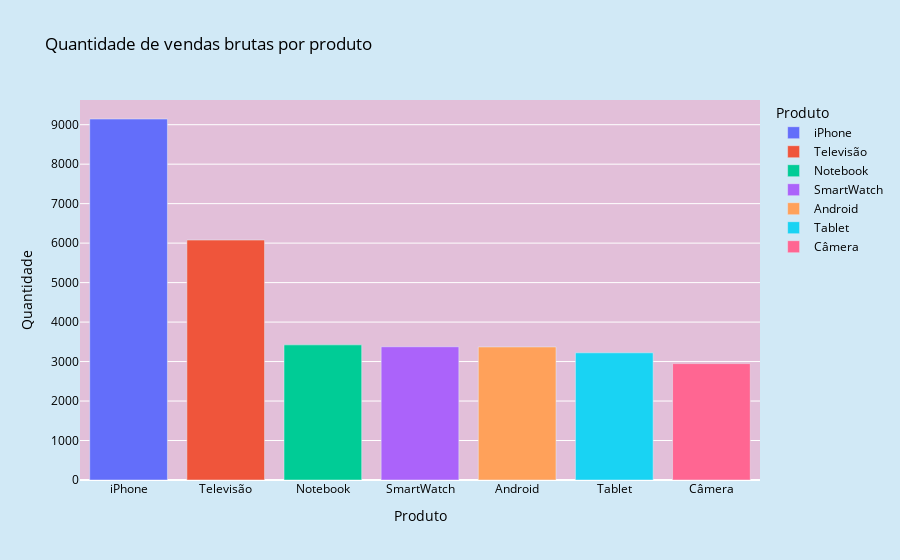
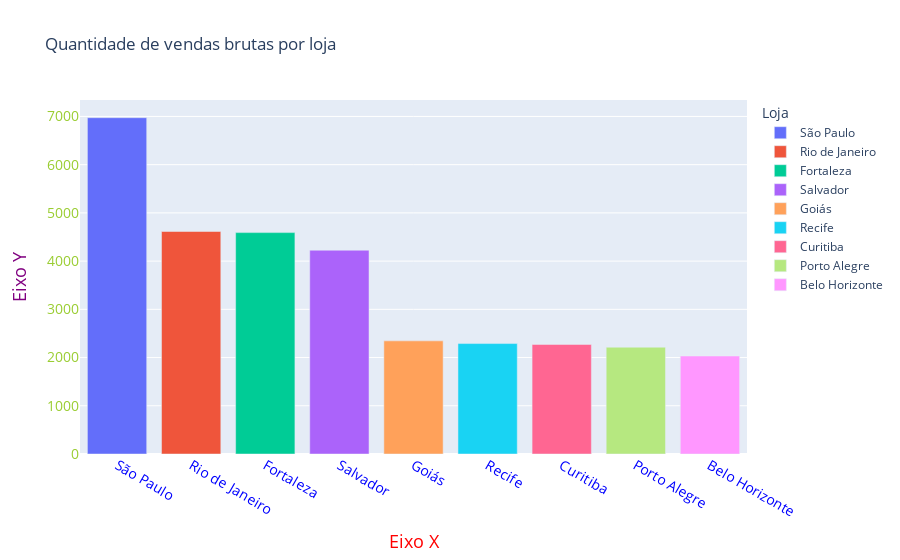

Notebook code cell kept with these figures, in order:
### Code cell
# GRÁFICO DE BARRA
grafico3 = px.bar(
    quantidade_produto_vb.reset_index(),
    x='Produto',
    y='Quantidade',
    title='Quantidade de vendas brutas por produto',
    color='Produto'
)
grafico3.update_xaxes(categoryorder='total descending')
grafico3.update_layout(
    plot_bgcolor='#E2BFD9',
    paper_bgcolor = '#D1E9F6',
    font_color = '#000'
)
grafico3.show()

grafico4 = px.bar(
    quantidade_loja_vb.reset_index(),
    x='Loja',
    y='Quantidade',
    title='Quantidade de vendas brutas por loja',
    color='Loja'
)
grafico4.update_layout(
    xaxis={
        'tickfont': {
            'color': 'blue',
            'size': 14
        },
        'title':{
            'text': 'Eixo X',
            'font':{
                'color': 'red',
               'size':18 
            } 
        }
    },

    yaxis={
        'tickfont':{
            'color': 'yellowgreen',
            'size': 14
        },
        'title':{
            'text': 'Eixo Y',
            'font':{
                'color': 'purple',
                'size': 18
            }
        }
    }
)
grafico4.show()

### Figure 1 — Plotly figure (JSON) as saved in the notebook; plotly's stock layout.template omitted (floating-point values rounded to 4 significant figures)
{"data": [{"alignmentgroup": "True", "hovertemplate": "Produto=%{x}<br>Quantidade=%{y}<extra></extra>", "legendgroup": "iPhone", "marker": {"color": "#636efa", "pattern": {"shape": ""}}, "name": "iPhone", "offsetgroup": "iPhone", "orientation": "v", "showlegend": true, "textposition": "auto", "type": "bar", "x": ["iPhone"], "xaxis": "x", "y": [9144], "yaxis": "y"}, {"alignmentgroup": "True", "hovertemplate": "Produto=%{x}<br>Quantidade=%{y}<extra></extra>", "legendgroup": "Televisão", "marker": {"color": "#EF553B", "pattern": {"shape": ""}}, "name": "Televisão", "offsetgroup": "Televisão", "orientation": "v", "showlegend": true, "textposition": "auto", "type": "bar", "x": ["Televisão"], "xaxis": "x", "y": [6078], "yaxis": "y"}, {"alignmentgroup": "True", "hovertemplate": "Produto=%{x}<br>Quantidade=%{y}<extra></extra>", "legendgroup": "Notebook", "marker": {"color": "#00cc96", "pattern": {"shape": ""}}, "name": "Notebook", "offsetgroup": "Notebook", "orientation": "v", "showlegend": true, "textposition": "auto", "type": "bar", "x": ["Notebook"], "xaxis": "x", "y": [3423], "yaxis": "y"}, {"alignmentgroup": "True", "hovertemplate": "Produto=%{x}<br>Quantidade=%{y}<extra></extra>", "legendgroup": "SmartWatch", "marker": {"color": "#ab63fa", "pattern": {"shape": ""}}, "name": "SmartWatch", "offsetgroup": "SmartWatch", "orientation": "v", "showlegend": true, "textposition": "auto", "type": "bar", "x": ["SmartWatch"], "xaxis": "x", "y": [3375], "yaxis": "y"}, {"alignmentgroup": "True", "hovertemplate": "Produto=%{x}<br>Quantidade=%{y}<extra></extra>", "legendgroup": "Android", "marker": {"color": "#FFA15A", "pattern": {"shape": ""}}, "name": "Android", "offsetgroup": "Android", "orientation": "v", "showlegend": true, "textposition": "auto", "type": "bar", "x": ["Android"], "xaxis": "x", "y": [3370], "yaxis": "y"}, {"alignmentgroup": "True", "hovertemplate": "Produto=%{x}<br>Quantidade=%{y}<extra></extra>", "legendgroup": "Tablet", "marker": {"color": "#19d3f3", "pattern": {"shape": ""}}, "name": "Tablet", "offsetgroup": "Tablet", "orientation": "v", "showlegend": true, "textposition": "auto", "type": "bar", "x": ["Tablet"], "xaxis": "x", "y": [3222], "yaxis": "y"}, {"alignmentgroup": "True", "hovertemplate": "Produto=%{x}<br>Quantidade=%{y}<extra></extra>", "legendgroup": "Câmera", "marker": {"color": "#FF6692", "pattern": {"shape": ""}}, "name": "Câmera", "offsetgroup": "Câmera", "orientation": "v", "showlegend": true, "textposition": "auto", "type": "bar", "x": ["Câmera"], "xaxis": "x", "y": [2948], "yaxis": "y"}], "layout": {"barmode": "relative", "font": {"color": "#000"}, "legend": {"title": {"text": "Produto"}, "tracegroupgap": 0}, "paper_bgcolor": "#D1E9F6", "plot_bgcolor": "#E2BFD9", "title": {"text": "Quantidade de vendas brutas por produto"}, "xaxis": {"anchor": "y", "categoryarray": ["iPhone", "Televisão", "Notebook", "SmartWatch", "Android", "Tablet", "Câmera"], "categoryorder": "total descending", "domain": [0, 1], "title": {"text": "Produto"}}, "yaxis": {"anchor": "x", "domain": [0, 1], "title": {"text": "Quantidade"}}}}

### Figure 2 — Plotly figure (JSON) as saved in the notebook; plotly's stock layout.template omitted (floating-point values rounded to 4 significant figures)
{"data": [{"alignmentgroup": "True", "hovertemplate": "Loja=%{x}<br>Quantidade=%{y}<extra></extra>", "legendgroup": "São Paulo", "marker": {"color": "#636efa", "pattern": {"shape": ""}}, "name": "São Paulo", "offsetgroup": "São Paulo", "orientation": "v", "showlegend": true, "textposition": "auto", "type": "bar", "x": ["São Paulo"], "xaxis": "x", "y": [6974], "yaxis": "y"}, {"alignmentgroup": "True", "hovertemplate": "Loja=%{x}<br>Quantidade=%{y}<extra></extra>", "legendgroup": "Rio de Janeiro", "marker": {"color": "#EF553B", "pattern": {"shape": ""}}, "name": "Rio de Janeiro", "offsetgroup": "Rio de Janeiro", "orientation": "v", "showlegend": true, "textposition": "auto", "type": "bar", "x": ["Rio de Janeiro"], "xaxis": "x", "y": [4614], "yaxis": "y"}, {"alignmentgroup": "True", "hovertemplate": "Loja=%{x}<br>Quantidade=%{y}<extra></extra>", "legendgroup": "Fortaleza", "marker": {"color": "#00cc96", "pattern": {"shape": ""}}, "name": "Fortaleza", "offsetgroup": "Fortaleza", "orientation": "v", "showlegend": true, "textposition": "auto", "type": "bar", "x": ["Fortaleza"], "xaxis": "x", "y": [4591], "yaxis": "y"}, {"alignmentgroup": "True", "hovertemplate": "Loja=%{x}<br>Quantidade=%{y}<extra></extra>", "legendgroup": "Salvador", "marker": {"color": "#ab63fa", "pattern": {"shape": ""}}, "name": "Salvador", "offsetgroup": "Salvador", "orientation": "v", "showlegend": true, "textposition": "auto", "type": "bar", "x": ["Salvador"], "xaxis": "x", "y": [4226], "yaxis": "y"}, {"alignmentgroup": "True", "hovertemplate": "Loja=%{x}<br>Quantidade=%{y}<extra></extra>", "legendgroup": "Goiás", "marker": {"color": "#FFA15A", "pattern": {"shape": ""}}, "name": "Goiás", "offsetgroup": "Goiás", "orientation": "v", "showlegend": true, "textposition": "auto", "type": "bar", "x": ["Goiás"], "xaxis": "x", "y": [2346], "yaxis": "y"}, {"alignmentgroup": "True", "hovertemplate": "Loja=%{x}<br>Quantidade=%{y}<extra></extra>", "legendgroup": "Recife", "marker": {"color": "#19d3f3", "pattern": {"shape": ""}}, "name": "Recife", "offsetgroup": "Recife", "orientation": "v", "showlegend": true, "textposition": "auto", "type": "bar", "x": ["Recife"], "xaxis": "x", "y": [2290], "yaxis": "y"}, {"alignmentgroup": "True", "hovertemplate": "Loja=%{x}<br>Quantidade=%{y}<extra></extra>", "legendgroup": "Curitiba", "marker": {"color": "#FF6692", "pattern": {"shape": ""}}, "name": "Curitiba", "offsetgroup": "Curitiba", "orientation": "v", "showlegend": true, "textposition": "auto", "type": "bar", "x": ["Curitiba"], "xaxis": "x", "y": [2272], "yaxis": "y"}, {"alignmentgroup": "True", "hovertemplate": "Loja=%{x}<br>Quantidade=%{y}<extra></extra>", "legendgroup": "Porto Alegre", "marker": {"color": "#B6E880", "pattern": {"shape": ""}}, "name": "Porto Alegre", "offsetgroup": "Porto Alegre", "orientation": "v", "showlegend": true, "textposition": "auto", "type": "bar", "x": ["Porto Alegre"], "xaxis": "x", "y": [2215], "yaxis": "y"}, {"alignmentgroup": "True", "hovertemplate": "Loja=%{x}<br>Quantidade=%{y}<extra></extra>", "legendgroup": "Belo Horizonte", "marker": {"color": "#FF97FF", "pattern": {"shape": ""}}, "name": "Belo Horizonte", "offsetgroup": "Belo Horizonte", "orientation": "v", "showlegend": true, "textposition": "auto", "type": "bar", "x": ["Belo Horizonte"], "xaxis": "x", "y": [2032], "yaxis": "y"}], "layout": {"barmode": "relative", "legend": {"title": {"text": "Loja"}, "tracegroupgap": 0}, "title": {"text": "Quantidade de vendas brutas por loja"}, "xaxis": {"anchor": "y", "categoryarray": ["São Paulo", "Rio de Janeiro", "Fortaleza", "Salvador", "Goiás", "Recife", "Curitiba", "Porto Alegre", "Belo Horizonte"], "categoryorder": "array", "domain": [0, 1], "tickfont": {"color": "blue", "size": 14}, "title": {"font": {"color": "red", "size": 18}, "text": "Eixo X"}}, "yaxis": {"anchor": "x", "domain": [0, 1], "tickfont": {"color": "yellowgreen", "size": 14}, "title": {"font": {"color": "purple", "size": 18}, "text": "Eixo Y"}}}}
